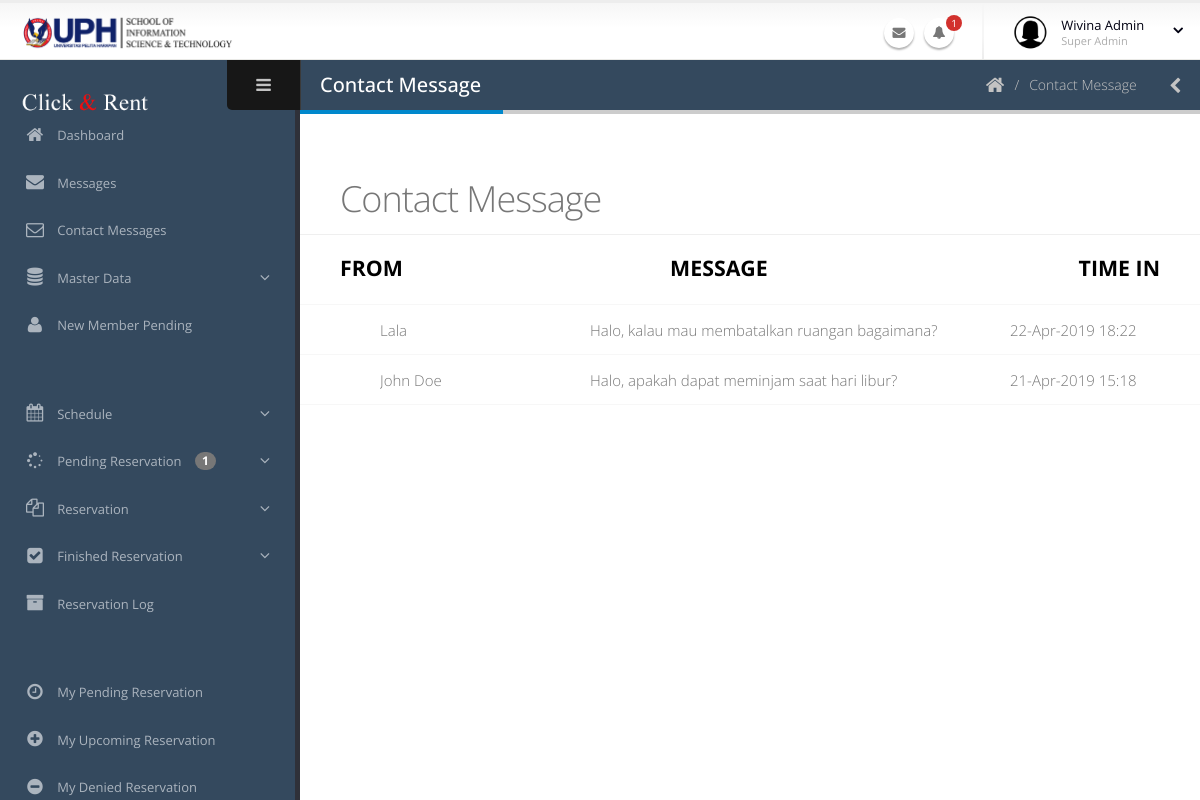
The page /admin/contactMessage.php (signed in) on the database as committed earlier.
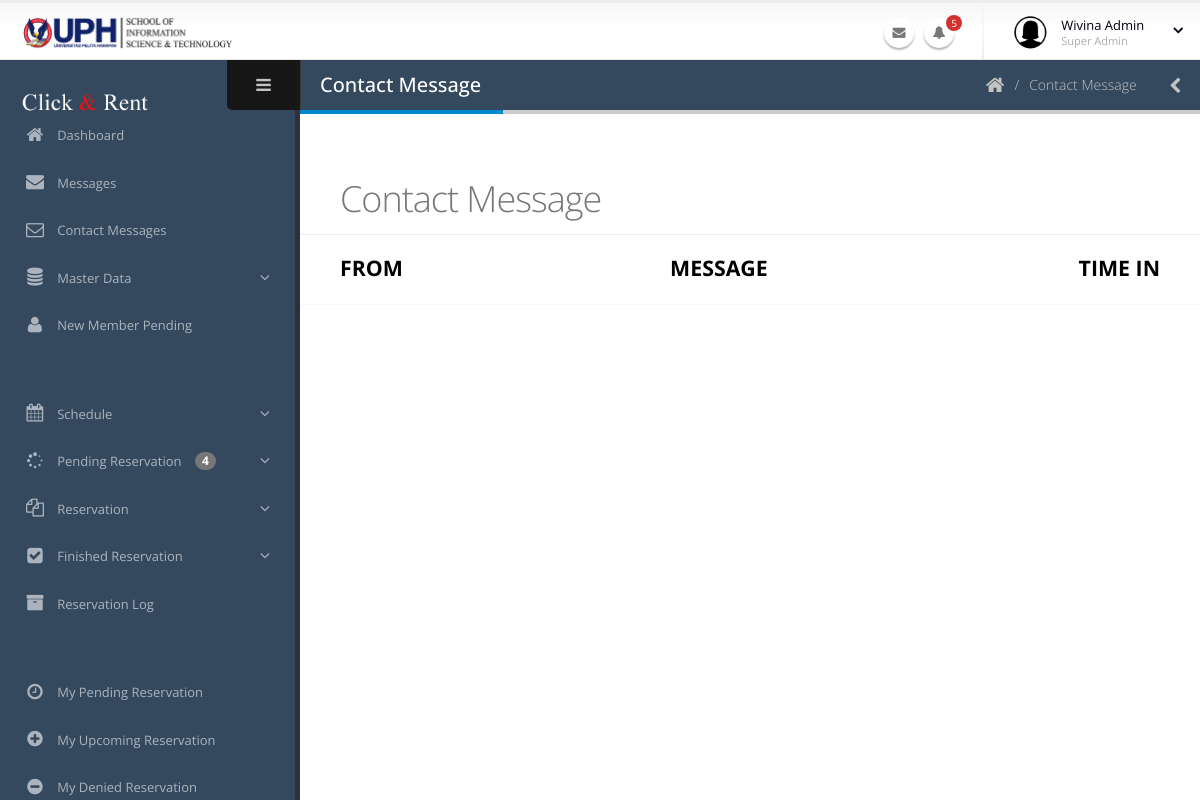
The same page on the database as committed later.
### tables this page shows
CREATE TABLE `contact` (
  `id_contact` int(11) NOT NULL,
  `name` varchar(60) NOT NULL,
  `phone` varchar(20) NOT NULL,
  `email` varchar(40) NOT NULL,
  `message` text NOT NULL,
  `waktu_kirim` datetime NOT NULL,
  `status_pesan` int(11) NOT NULL COMMENT '0: BELUM READ; 1:READ; 2:DIBALAS',
  `replied_by` varchar(40) NOT NULL
);

### session.php (called while the page is built, shortened)
<?php
$email = $_SESSION['email'];
$password =$_SESSION['password'];
$status= $_SESSION['status'];
?>

### admin/contactMessage.php (the view, shortened to what the changed rows need)
<?php include('../session.php')?>
<?php include('../koneksi.php'); ?>
<?php include('req/head.php');?>
<?php include('req/header.php');?>
<?php include('req/leftbar.php');?>
	<section role="main" class="content-body">
		<header class="page-header">
			<h2>Contact Message</h2>
		</header>
<section class="content-with-menu mailbox">
    <div class="content-with-menu-container" data-mailbox data-mailbox-view="folder">
        <div class="inner-body mailbox-folder">
            <header class="mailbox-header">
                <div class="row">
                    <div class="col-sm-6">
                        <h1 class="mailbox-title text-light m-none">
                            Contact Message
                        </h1>
                    </div>
                </div>
            </header>
            <div class="mailbox-actions">
            <br>
                <div class="row">
                </div>
            </div>
            <div id="mailbox-email-list" class="mailbox-email-list">
                <div class="nano">
                    <div class="nano-content">
                        <ul id="" class="list-unstyled">
        <?php
        $pesan = mysqli_query($koneksi, "SELECT * FROM contact ORDER BY waktu_kirim DESC");
        while($datap = mysqli_fetch_array($pesan)){
        ?>
        <?php
        $idpesannya = $datap['id_contact'];
        $cekstatus = $datap['status_pesan'];
        ?>
                            <li
                            <?php
                            $querycek = mysqli_query($koneksi, "select * from contact WHERE id_contact='$idpesannya' ORDER BY waktu_kirim");
                            if($cekstatus=='0'){
                                echo "class='unread'";
                            }
                            ?>
                            >
                                <a href="bukaContact.php?idcontact=<?php echo $idpesannya?>">
                                    <div class="col-sender">
                                        <p class="m-none ib"><?php echo $datap['name']?></p>
                                    </div>
                                    <div class="col-mail">
                                        <p class="m-none mail-content">
                                            <span class="subject"><?php echo $datap['message']?></span>
                                        </p>
                                        <?php
                                        $time = $datap['waktu_kirim'];
                                        $times = date("d-M-Y H:i",strtotime($time));
                                        ?>
                                        <p class="m-none mail-date"><?php echo $times?></p>
                                    </div>
                                </a>
                            </li>
        <?php } ?>
                        </ul>
                    </div>
                </div>
            </div>
        </div>
    </div>
</section>
<?php include('req/endtitle.php');?>
<?php include('req/script.php');?>

### admin/req/header.php (shortened to what the changed rows need)
<section class="body">
	<header class="header">
		<div class="header-right">
			<ul class="notifications">
				<?php
				if($status==1 || $status==2){
					?>
				<li>
					<a href="#" class="dropdown-toggle notification-icon" data-toggle="dropdown">
						<i class="fa fa-bell"></i>
						<?php
						$ceknotifmail = mysqli_query($koneksi, "SELECT count(peminjaman.id_peminjaman) FROM peminjaman WHERE peminjaman.status_peminjaman ='0' or peminjaman.status_peminjaman='5'");
						$datamail = mysqli_fetch_array($ceknotifmail);
						$jumlah = $datamail['count(peminjaman.id_peminjaman)'];
						if($jumlah!=0){
							?>
						<span class="badge"><?php echo $jumlah?> </span>
						<?php } ?>
					</a>
				</li>
				<?php }?>
			</ul>
		</div>
	</header>

### admin/req/leftbar.php (shortened to what the changed rows need)
<div class="inner-wrapper">
	<aside id="sidebar-left" class="sidebar-left">
		<div class="nano">
			<div class="nano-content">
				<nav id="menu" class="nav-main" role="navigation">
					<?php
					$query = "SELECT * FROM pengguna WHERE status_delete ='0' AND email='$email' AND kata_sandi='$password'";
					$eksekusi = mysqli_query($koneksi, $query);
					$data = mysqli_fetch_array($eksekusi);
					if($data['status_pengguna']==1){
					?>
					<ul class="nav nav-main">
						<li class="nav-parent">
							<a>
								<i class="fa fa-spinner" aria-hidden="true"> </i>
								<span>Pending Reservation </span>
								<?php
								$ceknotifmail = mysqli_query($koneksi, "SELECT count(peminjaman.id_peminjaman) FROM peminjaman WHERE peminjaman.status_peminjaman ='0'");
								$datamail = mysqli_fetch_array($ceknotifmail);
								$jumlah = $datamail['count(peminjaman.id_peminjaman)'];
								if($jumlah!=0){
									?>
									   &nbsp;&nbsp;&nbsp;<span class="badge"><?php echo $jumlah?></span>
									<?php } ?>
							</a>
						</li>
					</ul>
					<?php }else if($data['status_pengguna']=="2"){ ?>
						<ul class="nav nav-main">
						<li>
							<a href="index.php">
								<i class="fa fa-home" aria-hidden="true"></i>
								<span>Dashboard</span>
							</a>
						</li>
                        <script type="text/javascript" src="//w.24timezones.com/l.js" async></script>
						<li>
						<a href="pesan.php">
							<?php
							$ceknotifmail = mysqli_query($koneksi, "SELECT count(pesan_detail.id_pesanDetail) FROM pesan_detail WHERE pesan_detail.id_penggunaKe ='$id' AND status_pesan='0'");
							$datamail = mysqli_fetch_array($ceknotifmail);
							$jumlah = $datamail['count(pesan_detail.id_pesanDetail)'];
							if($jumlah!=0){
?>
							<span class="pull-right label label-primary"><?php echo
							$jumlah?></span>
							<?php } ?>
							<i class="fa fa-envelope" aria-hidden="true"></i>
							<span>Messages</span>
						</a>
						</li>
						<li>
						<a href="contactMessage.php">
							<?php
							$ceknotifmail = mysqli_query($koneksi, "SELECT count(id_contact) FROM contact WHERE status_pesan='0'");
							$datamail = mysqli_fetch_array($ceknotifmail);
							$jumlah = $datamail['count(id_contact)'];
							if($jumlah!=0){
?>
							<span class="pull-right label label-primary"><?php echo
							$jumlah?></span>
							<?php } ?>
							<i class="fa fa-envelope-o" aria-hidden="true"></i>
							<span>Contact Messages</span>
						</a>
						</li>
						<li class="nav-parent">
							<a>
								<i class="fa fa-database" aria-hidden="true"></i>
								<span>Master Data</span>
							</a>
							<ul class="nav nav-children">
								<li>
									<a href="pengguna.php">
										 Users
									</a>
								</li>
								<li>
									<a href="mahasiswa.php">
										 Students
									</a>
								</li>
                                <li>
									<a href="dosen.php">
										 Lecturers
									</a>
								</li>
								<li>
									<a href="prodi.php">
										 Major
									</a>
								</li>
                                <li>
									<a href="fakultas.php">
										 Faculty
									</a>
								</li>
								<li>
									<a href="ruangan.php">
										 Rooms
									</a>
								</li>
								<li>
									<a href="barang.php">
										 Items
									</a>
								</li>
								<li>
									<a href="kategoriAcara.php">
										 Event Category
									</a>
								</li>
							</ul>
						</li>
						<li>
							<a href="memberPending.php">
								<i class="fa fa-user" aria-hidden="true"></i>
								<span>New Member Pending</span>
								<?php
								$ceknotifmail = mysqli_query($koneksi, "SELECT count(pengguna.id_pengguna) FROM pengguna WHERE status_daftar= '1'");
								$datamail = mysqli_fetch_array($ceknotifmail);
								$jumlah = $datamail['count(pengguna.id_pengguna)'];
								if($jumlah!=0){
									?>
									   &nbsp;&nbsp;&nbsp;<span class="badge"><?php echo $jumlah?></span>
									<?php } ?>
							</a>
						</li>
						<hr class="separator" />
						<li class="nav-parent">
							<a>
								<i class="fa fa-calendar" aria-hidden="true"></i>
								<span>Schedule</span>
							</a>
							<ul class="nav nav-children">
								<li>
									<a href="jadwalLab.php">
										 Laboratory
									</a>
								</li>
								<li>
									<a href="jadwalMeeting.php">
										 Meeting Room
									</a>
								</li>
							</ul>
						</li>
						<li class="nav-parent">
							<a>
								<i class="fa fa-spinner" aria-hidden="true"> </i>
								<span>Pending Reservation </span>
								<?php
								$ceknotifmail = mysqli_query($koneksi, "SELECT count(peminjaman.id_peminjaman) FROM peminjaman WHERE peminjaman.status_peminjaman ='0'");
								$datamail = mysqli_fetch_array($ceknotifmail);
								$jumlah = $datamail['count(peminjaman.id_peminjaman)'];
								if($jumlah!=0){
									?>
									   &nbsp;&nbsp;&nbsp;<span class="badge"><?php echo $jumlah?></span>
									<?php } ?>
							</a>
							<ul class="nav nav-children">
								<li>
									<a href="pendingLab.php">
										 Laboratory
										 <?php
								$ceknotifmail = mysqli_query($koneksi, "SELECT count(peminjaman.id_peminjaman) FROM peminjaman join ruangan on ruangan.id_ruangan = peminjaman.id_ruangan WHERE jenis_ruangan= '1' AND (peminjaman.status_peminjaman ='0')");
								$datamail = mysqli_fetch_array($ceknotifmail);
								$jumlah = $datamail['count(peminjaman.id_peminjaman)'];
								if($jumlah!=0){
									?>
									   &nbsp;&nbsp;&nbsp;<span class="badge"><?php echo $jumlah?></span>
									<?php } ?>
									</a>
								</li>
								<li>
									<a href="pendingMeeting.php">
										 Meeting Room
										 <?php
								$ceknotifmail = mysqli_query($koneksi, "SELECT count(peminjaman.id_peminjaman) FROM peminjaman join ruangan on ruangan.id_ruangan = peminjaman.id_ruangan WHERE jenis_ruangan= '2' AND (peminjaman.status_peminjaman ='0')");
								$datamail = mysqli_fetch_array($ceknotifmail);
								$jumlah = $datamail['count(peminjaman.id_peminjaman)'];
								if($jumlah!=0){
									?>
									   &nbsp;&nbsp;&nbsp;<span class="badge"><?php echo $jumlah?></span>
									<?php } ?>
									</a>
								</li>
							</ul>
						</li>
						<li class="nav-parent">
							<a>
								<i class="fa fa-copy" aria-hidden="true"></i>
								<span>Reservation</span>
							</a>
							<ul class="nav nav-children">
								<li>
									<a href="peminjamanAdminLab.php">
                                        Laboratory
									</a>
								</li>
								<li>
									<a href="peminjamanAdminMeeting.php">
										 Meeting Room
									</a>
								</li>
							</ul>
						</li>
						<li class="nav-parent">
							<a>
								<i class="fa fa-check-square" aria-hidden="true"></i>
								<span>Finished Reservation</span>
							</a>
							<ul class="nav nav-children">
								<li>
									<a href="peminjamanAdminSelesaiLab.php">
                                        Laboratory
									</a>
								</li>
								<li>
									<a href="peminjamanAdminSelesaiMeet.php">
										 Meeting Room
									</a>
								</li>
							</ul>
						</li>
                        <hr class="separator">
						<li>
							<a href="peminjamanMemberPending.php">
								<i class="fa fa-clock-o" aria-hidden="true"></i>
								<span>My Pending Reservation</span>
							</a>
						</li>
                        <li>
							<a href="peminjamanMemberAkanDatang.php">
								<i class="fa fa-plus-circle" aria-hidden="true"></i>
								<span>My Upcoming Reservation</span>
							</a>
						</li>
						<li>
							<a href="peminjamanMemberDitolak.php">
								<i class="fa fa-minus-circle" aria-hidden="true"></i>
								<span>My Denied Reservation</span>
							</a>
						</li>
						<li>
							<a href="peminjamanMemberDibatalkan.php">
								<i class=" fa fa-times-circle-o" aria-hidden="true"></i>
								<span>My Cancelled Reservation</span>
							</a>
						</li>
						<li>
							<a href="peminjamanMemberSelesai.php">
								<i class=" fa fa-check-circle-o" aria-hidden="true"></i>
								<span>My Finished Reservation</span>
							</a>
						</li>
					</ul>
					<?php } ?>
				</nav>
			</div>
		</div>
	</aside>

Rows that differ between the two databases and show on the page:
removed contact: name "Lala", message "Halo, kalau mau membatalkan ruangan bagaimana?", waktu_kirim "22-Apr-2019 18:22"
removed contact: name "John Doe", message "Halo, apakah dapat meminjam saat hari libur?", waktu_kirim "21-Apr-2019 15:18"
Other text that changed with them:
$jumlah: "1" → "5"
$jumlah: "1" → "4"
